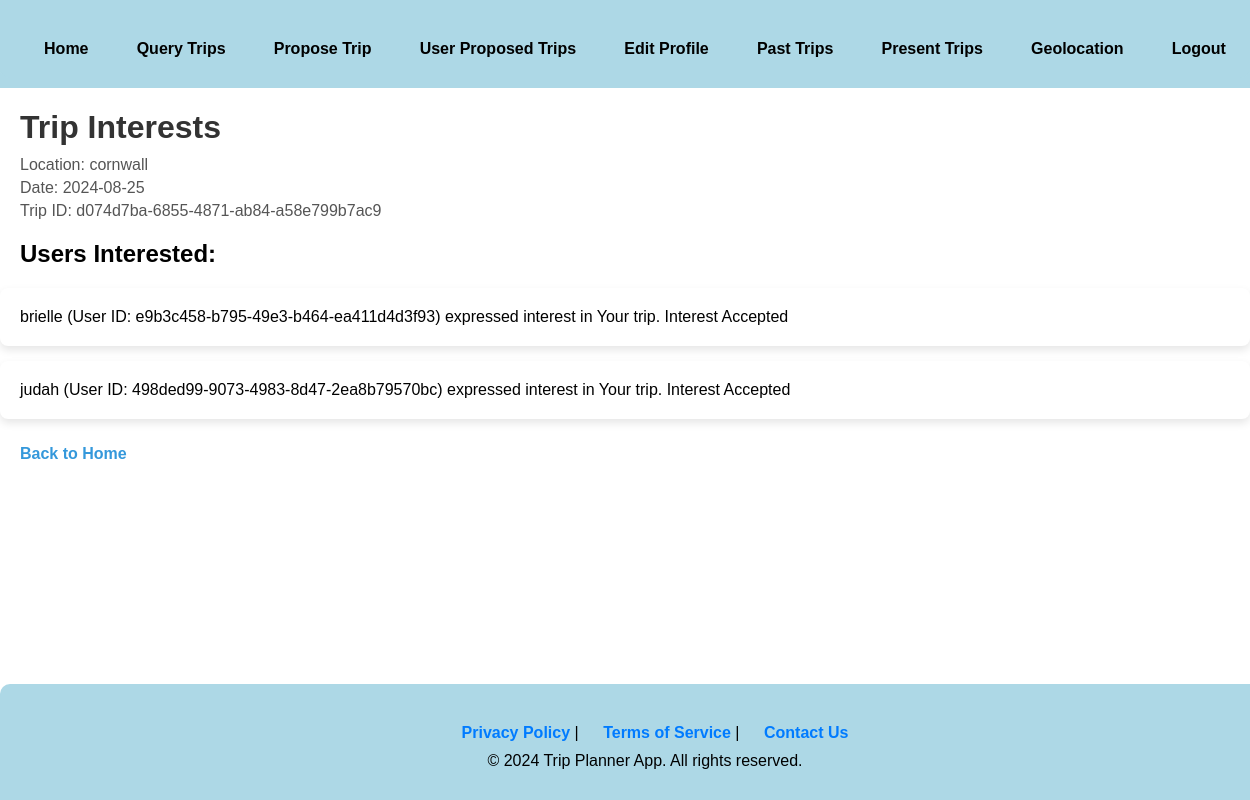
The app's page /tripInterests/d074d7ba-6855-4871-ab84-a58e799b7ac9 with its own data.
### main.py (models this page shows, shortened)
class ProposedTrip(db.Model):
    id = db.Column(db.Integer, primary_key=True)
    user_id = db.Column(db.String(36), nullable=False)
    trip_id = db.Column(db.String(36), unique=True, nullable=False)
    location = db.Column(db.String(100), nullable=False)
    date = db.Column(db.String(20), nullable=False)
    weather = db.Column(db.String(2000), nullable=False)
    interest_count = db.Column(db.Integer, default=0)

class User(db.Model):
    id = db.Column(db.Integer, primary_key=True)
    username = db.Column(db.String(50), unique=True, nullable=False)
    password = db.Column(db.String(200), nullable=False)
    user_id = db.Column(db.String(36), unique=True, nullable=True)  #user id column

class Interest(db.Model):
    id = db.Column(db.Integer, primary_key=True)
    user_id = db.Column(db.String(36), db.ForeignKey('user.user_id'), nullable=False)
    expressing_user_id = db.Column(db.String(36), nullable=False)
    trip_id = db.Column(db.String(36), db.ForeignKey('proposed_trip.trip_id'), nullable=False)
    accepted = db.Column(db.Boolean, default=False)

### main.py (the view)
@app.route('/tripInterests/<trip_id>', methods=['GET'])
def trip_interests(trip_id):
    try:
        proposed_trip = ProposedTrip.query.filter_by(trip_id=trip_id).first()
        if not proposed_trip:
            return "Error: Proposed Trip not found."
        interests = Interest.query.filter_by(trip_id=trip_id).all()
        return render_template('tripInterests.html', proposed_trip=proposed_trip, interests=interests,
                               fetch_user_by_id=fetch_user_by_id)
    except SQLAlchemyError as db_error:
        error_message = f"Database error: {str(db_error)}"
        app.logger.error(error_message)  # Log the error
        return render_template('error.html', error_message=error_message), 500
    except Exception as e:
        error_message = f"An unexpected error occurred: {str(e)}"
        app.logger.error(error_message)  # Log the error
        return render_template('error.html', error_message=error_message), 500

### main.py (called while the page is built)
def fetch_user_by_id(user_id):
    user = User.query.filter_by(user_id=user_id).first()
    return user

### templates/tripInterests.html (shortened to what this page needs)
<!DOCTYPE html>
<html lang="en">
<head>
</head>
<body>
  <header>
        <nav>
            <a href="{{ url_for('runIndex') }}">Home</a>
            <a href="{{ url_for('query') }}">Query Trips</a>
            <a href="{{ url_for('proposed_trips') }}">Propose Trip</a>
            <a href="{{ url_for('user_proposed_trips') }}">User Proposed Trips</a>
            <a href="{{ url_for('edit_profile') }}">Edit Profile</a>
            <a href="{{ url_for('past_trips') }}">Past Trips</a>
            <a href="{{ url_for('present_trips') }}">Present Trips</a>
            <a id="geolocation-link" href="{{ url_for('geolocation') }}">Geolocation</a>
            <a href="/">Logout</a>
        </nav>
    </header>
      <h1>Trip Interests</h1>
  <p>Location: {{ proposed_trip.location }}</p>
  <p>Date: {{ proposed_trip.date }}</p>
  <p>Trip ID: {{ proposed_trip.trip_id }}</p>
  <h2>Users Interested:</h2>
  <ul>
  {% for interest in interests %}
      {% if interest.expressing_user_id == proposed_trip.user_id %}
          <li>{{ proposed_trip.creator_username }} (User ID: {{ proposed_trip.user_id }}) created the trip.</li>
      {% else %}
          {% set user = fetch_user_by_id(interest.expressing_user_id) %}
          <li>
              {{ user.username }} (User ID: {{ user.user_id }}) expressed interest in Your trip.
              {% if not interest.accepted %}
                  <form method="post" action="{{ url_for('accept_interest', interest_id=interest.id) }}">
                      <button type="submit">Accept</button>
                  </form>
              {% else %}
                  <span>Interest Accepted</span>
              {% endif %}
          </li>
      {% endif %}
  {% endfor %}
 </ul>
  <a href="{{ url_for('runIndex') }}">Back to Home</a>
  <footer>
        <p><a href="#">Privacy Policy</a> | <a href="#">Terms of Service</a> | <a href="mailto:support@weatherapp.com">Contact Us</a></p>
         <p>&copy; 2024 Trip Planner App. All rights reserved.</p>
    </footer>
</body>
</html>

### templates/tripInterests.html (style rules this page uses)
body { font-family: Arial, sans-serif; background-color: white; padding: 0px; margin-left: 0px; margin-right: 0px ; margin-top: 0px; }
header { background-color: lightblue; padding: 10px 0; }
nav { display: flex; justify-content: space-around; background-color: lightblue; padding: 10px; border-radius: 0 0 10px 10px; }
nav a { color: #007bff; text-decoration: none; padding: 10px; border-radius: 5px; transition: background-color 0.3s; }
h1 { color: #333; margin-bottom: 10px; margin-left: 20px; }
h2 { margin-left: 20px; }
p { color: #555; margin: 5px 0; margin-left: 20px; }
ul { list-style-type: none; padding: 0; }
li { margin-bottom: 15px; background-color: #fff; padding: 20px; border-radius: 8px; box-shadow: 0 4px 8px rgba(0, 0, 0, 0.1); text-align: left; }
a { color: #3498db; text-decoration: none; display: inline-block; margin-top: 10px; font-weight: bold; margin-left: 20px; }
nav { display: flex; justify-content: space-around; }
nav a { color: black; text-decoration: none; padding: 10px; border-radius: 5px; transition: background-color 0.3s; }
footer { background-color: lightblue; color: #fff; padding: 20px; text-align: center; border-radius: 10px 10px 0 0; width: 100%; position: absolute; bottom: 0; left: 0; }
footer p { margin: 10px 0; color: black; }
footer a { color: #007bff; text-decoration: none; }

### records on screen
ProposedTrip: location "cornwall", date "2024-08-25", trip_id "d074d7ba-6855-4871-ab84-a58e799b7ac9"
Interest: accepted "Interest Accepted"
User: username "brielle", user_id "e9b3c458-b795-49e3-b464-ea411d4d3f93"
Interest: accepted "Interest Accepted"
User: username "judah", user_id "498ded99-9073-4983-8d47-2ea8b79570bc"
